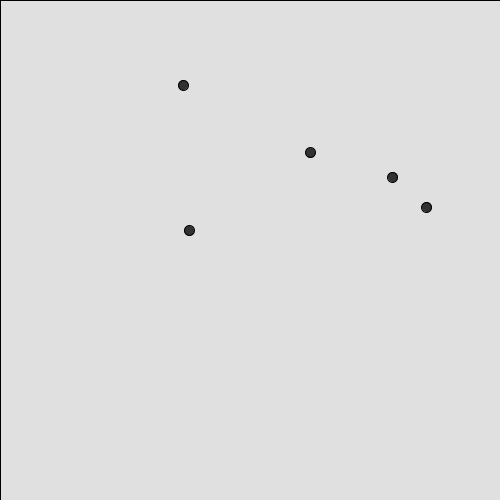
Frame 1 (no input)
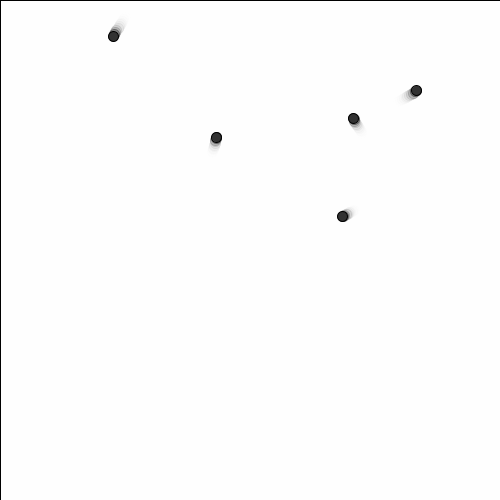
Frame 60 (the mouse pressed at the canvas centre just before this capture)
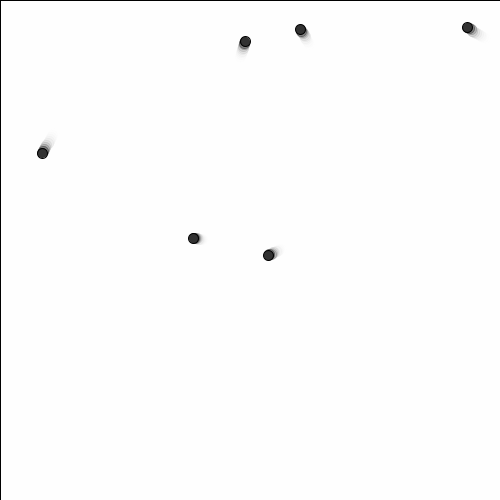
Frame 120 (the mouse held since frame 60 and released just before this capture)

The Processing sketch that drew these frames (run headless with seeded random() and noise(); from frame 60 on, the mouse is pressed at the canvas centre):

// Processing sketch: processing_97555
// ── processing_97555.pde

int n;
int d;
int count, counte;
Ball[] b; 
PVector pAux, aAux, vAux;
boolean looping;
float speed, avgSpeed;

void setup() {
  size(500, 500);
  frameRate(90);

  n = 5;
  d= 10;
  b = new Ball[n];
  for (int i=0; i<n; i++) {
    pAux = new PVector(random(width/10, width - (width/10)), random(height/10, height - (height/10)));
    vAux = new PVector(random(-2, 2), random(-2, 2));
    aAux = new PVector(0, 0);
    b[i] = new Ball(pAux, vAux, aAux, d, 1);
  }
  looping = true;
}

void draw() {
  fill(255, 100);
  rect(0, 0, width, height);

  speed = 0;
  for (int i=0; i<n; i++) {
    b[i].move();
    edgeCollide(b[i]);
    speed += b[i].v.mag();
  }

  avgSpeed = speed/n;
  println(n+"total speed = "+speed+" average speed = "+avgSpeed);

  ballCollide();

  for (int i=0; i<n; i++) {
    fill(50);
    b[i].vecDraw();
    if (b[i].hits!=0) {
      b[i].col=true;
      b[i].hits=0;
    } else {
      b[i].col=false;
    }
//    print("b["+i+"].col="+b[i].col+" ");
//    if (b[i].col) {
//      noLoop();
//    }
  }
//  if (mousePressed) {
//    addBall();
/*    if (looping) {
      noLoop();
      for (int i=0; i<n; i++) {
        print("b["+i+"].pos="+b[i].p.x+","+b[i].p.y+" ");
      }
      looping = false;
    } else {
      loop();
      looping = true;
    } */
//  }
  
  println(frameRate);
}

void mousePressed() {
  addBall();
}

void keyPressed() {
  if (key!= 'E') {
    count = (-1);
  }
  counte = 0;
  loop();
}

void edgeCollide(Ball b) {
  PVector vAux = new PVector();
  if (! (b.col)) {
    if ((b.p.x<b.r/2)&&(b.v.x<0)) {
      vAux.set(((-1)*b.v.x), b.v.y, 0);
      b.collide(vAux);
      b.col=true;
    } 
    else if ((b.p.x>(width-b.r/2))&&(b.v.x>0)) {
      vAux.set(((-1)*b.v.x), b.v.y, 0);
      b.collide(vAux);
      b.col=true;
    }
    if ((b.p.y<b.r/2)&&(b.v.y<0)) {
      vAux.set(b.v.x, ((-1)*b.v.y), 0);
      b.collide(vAux);
      b.col=true;
    } 
    else if ((b.p.y>(height-b.r/2))&&(b.v.y>0)) {
      vAux.set(b.v.x, ((-1)*b.v.y), 0);
      b.collide(vAux);
      b.col=true;
    }
    else {
      b.col=false;
    }
  } 
}

void ballCollide() {
  Ball Ba, Bb;
  PVector newa = new PVector();
  PVector newb = new PVector();
  PVector finala = new PVector();
  PVector finalb = new PVector();
  float dx, dy, t, maga, magb, d1, d2;

  for (int i=0; i<n-1; i++) {
    for (int j=i+1; j<n; j++) {
      if (PVector.dist(b[i].p, b[j].p)<=b[i].r/2+b[j].r/2) {
        if (!(b[i].col) && !(b[j].col)) {
//          println("ball["+i+"].col="+b[i].col+" ball["+j+"].col="+b[j].col);
          Ba=b[i];
          Bb=b[j];
          dx = Ba.p.x-Bb.p.x;
          dy = Ba.p.y-Bb.p.y;
          t = atan2(dy, dx);
          maga = Ba.v.mag();
          magb = Bb.v.mag();
//          println("t="+t+"; maga="+maga+"; magb="+magb);
          d1 = atan2(Ba.v.y, Ba.v.x);
          d2 = atan2(Bb.v.y, Bb.v.x);
//          println("d1="+d1+"; d2="+d2);
          newa.set(maga*cos(d1-t), maga*sin(d1-t), 0);
          newb.set(magb*cos(d2-t), magb*sin(d2-t), 0);
          finala.set(((Ba.m-Bb.m)*newa.x + (2*Bb.m)*newb.x) / (Ba.m+Bb.m), newa.y, 0);
          finalb.set(((Ba.m+Ba.m)*newa.x + (Bb.m-Ba.m)*newb.x) / (Ba.m+Bb.m), newb.y, 0);
          newa.set( (cos(t)*finala.x + cos(t + HALF_PI)*finala.y), (sin(t)*finala.x + sin(t + HALF_PI)*finala.y), 0 );
          newb.set( (cos(t)*finalb.x + cos(t + HALF_PI)*finalb.y), (sin(t)*finalb.x + sin(t + HALF_PI)*finalb.y), 0 );
//          newa.set( (cos(t)*finala.x + cos(t + HALF_PI)*finala.y), (sin(t)*finala.x + cos(t + HALF_PI)*finala.y), 0 );
//          newb.set( (cos(t)*finalb.x + cos(t + HALF_PI)*finalb.y), (sin(t)*finalb.x + cos(t + HALF_PI)*finalb.y), 0 );
          Ba.collide(newa);
          Bb.collide(newb);
//          countDown(10);
//          println("ball["+i+"].col="+b[i].col+" ball["+j+"].col="+b[j].col+" frameCount:"+frameCount);
        }
        b[i].hits++;
        b[j].hits++;
      } 
    }
  }
}

void countDown(int i) {
  if (count>0) {
    counte=1;
  }
  count = i;
}

void addBall() {
  Ball[] baux;
  Ball aux;

  n++;
  pAux = new PVector(mouseX, mouseY);
  vAux = new PVector(random(-5, 5), random(-5, 5));
  aAux = new PVector(0, 0);
  aux = new Ball(pAux, vAux, aAux, d, 1);
  baux = (Ball[])append(b, aux);
  b=baux;
}


class Ball {

  PVector p;
  PVector v;
  PVector a;
  int r,hits;
  float m;
  boolean col;

  Ball(PVector pAux, PVector vAux, PVector aAux, int rAux, int mAux) {
    p = pAux;
    v = vAux;
    a = aAux;
    r = rAux;
    m = mAux;
    col = false;
    hits=0;
  }

  void move() {
    v.add(a);
    p.add(v);
  }

  void move(PVector aAux) {
    a.set(aAux);
    v.add(a);
    p.add(v);
  }

  void vecDraw() {
    ellipse(p.x, p.y, r, r);
  }

  void collide(PVector vNew) {
    v.set(vNew);
  }

}
